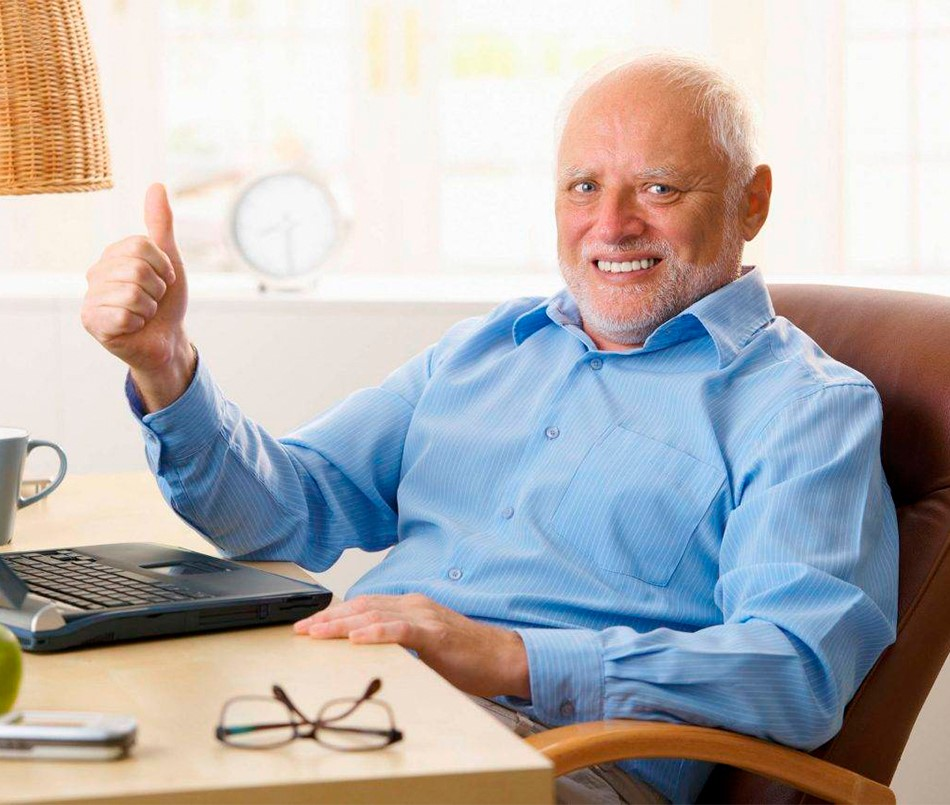
#> input picture 05/Hide-the-Pain-Harold.jpg, 950 x 805 px
$ python main.py
#> lines starting #> are read from the running program, lines starting #| are printed output that depends on the picture
import numpy as np
import cv2

def main():
    img = cv2.imread('Hide-the-Pain-Harold.jpg')
#> img is the input picture: shape (805, 950, 3); mean B, G, R 178, 177.7, 181.2
    img = img + 100
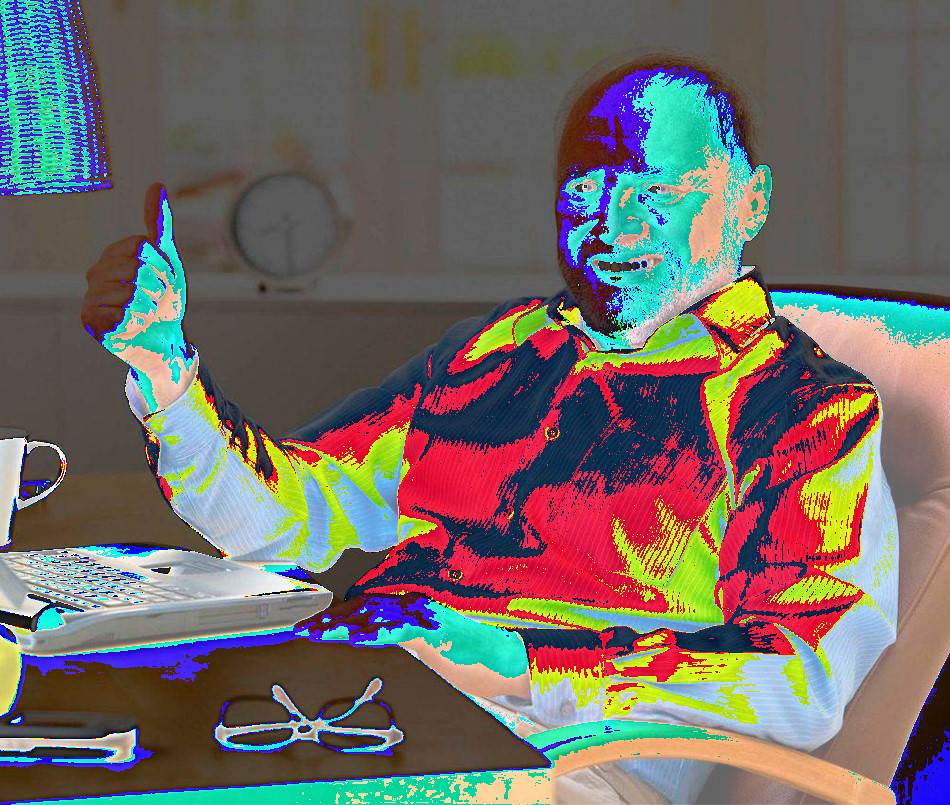
#> img: shape (805, 950, 3); mean B, G, R 102, 106.8, 113.7
    cv2.imshow('image', img)
    cv2.waitKey(0)

if __name__ == '__main__':
    main()
